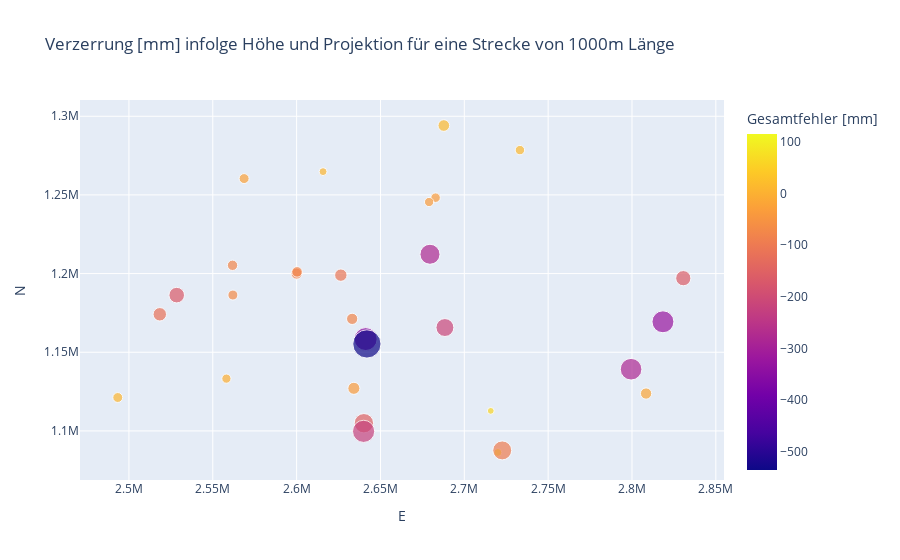

Notebook cell for this chart:
### Markdown cell above
Die Grösse des Kreises entspricht der Höhe ü. Meer (LN02) des Punktes.

### Code cell
# fig = px.scatter(data, x="E",y="N",size="max. Distanz [m]", hover_data=["name"], color="Gesamtfehler [mm]")
fig = px.scatter(
    points.values(),
    x="E",
    y="N",
    hover_data=["Name"],
    color="Gesamtfehler [mm]",
    size="Height",
    title=f"Verzerrung [mm] infolge Höhe und Projektion für eine Strecke von {messung}m Länge",
)

fig.show()

### Figure 1 — Plotly figure (JSON) as saved in the notebook; plotly's stock layout.template omitted (floating-point values rounded to 4 significant figures)
{"data": [{"customdata": [["Cadenazzo"], ["Bern"], ["Muttenz"], ["Chessel"], ["Melano"], ["Kraftwerk Untere Enge"], ["Bottinghofen am Bodensee"], ["Zürich HB"], ["Boncourt"], ["CERN"], ["Neuchatel"], ["Interlaken Ost"], ["Campognolo"], ["Bargen, SH"], ["Visp"], ["Langnau"], ["Vallorbe"], ["Martina"], ["Ste-Croix"], ["Andermatt"], ["Monte Generoso"], ["Saas Almagell"], ["Rigi"], ["Alp Grüm"], ["Ofenpass"], ["Payerne"], ["Eigergletscher"], ["Sphinx"], ["Stausee Mattmark"], ["Wasserstollen Uetliberg"]], "hovertemplate": "E=%{x}<br>N=%{y}<br>Height=%{marker.size}<br>Name=%{customdata[0]}<br>Gesamtfehler [mm]=%{marker.color}<extra></extra>", "legendgroup": "", "marker": {"color": [61.0, -86.78, 7.606, -4.565, 114.7, -78.36, 13.03, -35.06, -24.83, 7.603, -74.81, -78.65, -18.03, 13.82, -36.66, -107.6, -118.3, -162.0, -167.8, -210.6, -96.41, -150.7, -279.8, -282.3, -325.4, -67.83, -347.3, -534.9, -221.0, -34.44], "coloraxis": "coloraxis", "size": [208, 553.6, 280.7, 378.6, 281.7, 500, 400, 406.2, 444.4, 437.9, 479.4, 566.7, 570.7, 606.3, 650.9, 686.4, 807, 1034, 1086.0, 1436.0, 1606.0, 1671, 1797, 2091.0, 2150.0, 447.3, 2352, 3571, 2198.0, 382], "sizemode": "area", "sizeref": 8.928, "symbol": "circle"}, "mode": "markers", "name": "", "showlegend": false, "type": "scatter", "x": [2716000.0, 2600000, 2616000.0, 2558000.0, 2720000.0, 2600000.0, 2733000.0, 2683000.0, 2569000.0, 2493320, 2562000.0, 2633000.0, 2808405, 2688000.0, 2634000.0, 2626000.0, 2518000.0, 2831000.0, 2528490, 2688000.0, 2723000.0, 2640000.0, 2680000.0, 2799000.0, 2818000.0, 2562000.0, 2641000.0, 2641911, 2640000.0, 2679000], "xaxis": "x", "y": [1113000.0, 1200000, 1265000.0, 1133230, 1086300, 1201114, 1279000.0, 1248258, 1260400, 1121229, 1205000.0, 1171000.0, 1124000.0, 1294000.0, 1127000.0, 1199000.0, 1174000.0, 1197000.0, 1186000.0, 1166000.0, 1087610, 1105000.0, 1212000.0, 1139000.0, 1169000.0, 1186000.0, 1158000.0, 1155280, 1100000.0, 1245500], "yaxis": "y"}], "layout": {"coloraxis": {"colorbar": {"title": {"text": "Gesamtfehler [mm]"}}, "colorscale": [[0, "#0d0887"], [0.1111, "#46039f"], [0.2222, "#7201a8"], [0.3333, "#9c179e"], [0.4444, "#bd3786"], [0.5556, "#d8576b"], [0.6667, "#ed7953"], [0.7778, "#fb9f3a"], [0.8889, "#fdca26"], [1, "#f0f921"]]}, "legend": {"itemsizing": "constant", "tracegroupgap": 0}, "title": {"text": "Verzerrung [mm] infolge Höhe und Projektion für eine Strecke von 1000m Länge"}, "xaxis": {"anchor": "y", "domain": [0, 1], "title": {"text": "E"}}, "yaxis": {"anchor": "x", "domain": [0, 1], "title": {"text": "N"}}}}
